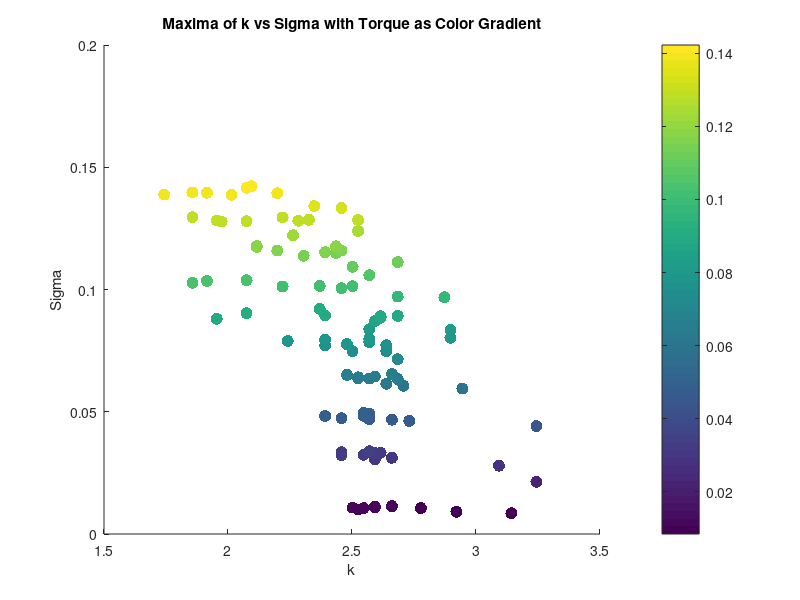

Write MATLAB code to recreate this figure. (Note: this script raises an error after producing the figure.)
clear all;
close all;


%% Torque Analysis
load('maxima_data.mat');
scatter( maxima_sigma.^2, torque_values, 75, torque_values, 'filled');
xlabel('k');
ylabel('Sigma');
title('Maxima of k vs Sigma with Torque as Color Gradient');
%Lable the colorbar as Torque
cbar = colorbar;
cbar.Label.String = 'Torque';
cbar.Label.FontSize = 14;
cbar.FontSize = 14;
colormap(jet); % Use a colormap that is suitable for continuous data
caxis([min(torque_values) max(torque_values)]);


% grid on;
% % K means clustering of torque into 10 clusters, taking mean of each cluster k, sigma and corr too
% [cluster_idx, cluster_centers] = kmeans(torque_values', 10);
% % Take the mean of each cluster
% torque_means = zeros(10, 1);
% torque_stds = zeros(10, 1);
% sigma_means = zeros(10, 1);
% sigma_stds = zeros(10, 1);
% k_means = zeros(10, 1);
% corr_means = zeros(10, 1);
% for i = 1:10
%     torque_means(i) = mean(torque_values(cluster_idx == i));
%     torque_stds(i) = std(torque_values(cluster_idx == i));
%     sigma_means(i) = mean(maxima_sigma(cluster_idx == i));
%     k_means(i) = mean(maxima_k(cluster_idx == i));
%     corr_means(i) = mean(maxima_corr(cluster_idx == i));
%     sigma_stds(i) = std(maxima_sigma(cluster_idx == i));
% end
% % Plot the clusters
% figure;
% scatter(k_means, sigma_means, 50, torque_means, 'filled');
% xlabel('k');
% ylabel('Sigma');
% zlabel('Torque');
% title('Clustered Maxima of k vs Sigma with Torque as Color Gradient');
% colorbar;
% grid on;
% % Ensure data is sorted for polyfit
% [sigma_sorted, sort_idx] = sort(maxima_sigma);
% torque_sorted = torque_values(sort_idx);
% % Display correlation between torque and sigma
% disp('Correlation between Torque and Sigma:');
% disp(corr(torque_sorted', sigma_sorted'));
% % Display correlation between torque and sigma^2
% disp('Correlation between Torque and Sigma^2:');
% disp(corr(torque_sorted', sigma_sorted'.^2));
% % Polyfit for sigma vs torque (order 1 and 2)
% p1_sigma = polyfit(sigma_sorted, torque_sorted, 1);
% % Calculate fitted values and normalized MSE for sigma vs torque
% fitted_torque_p1_sigma = polyval(p1_sigma, sigma_sorted);
% mse_p1_sigma = mean((torque_sorted - fitted_torque_p1_sigma).^2);
% nmse_p1_sigma = mse_p1_sigma / var(torque_sorted);
% % Display results for sigma vs torque
% disp('Sigma vs Torque:');
% disp(['Order 1 nMSE: ', num2str(nmse_p1_sigma)]);
% %display correlation between torque and sigma
% % Plot for sigma vs torque with polynomial fits (first instance)
% figure;
% scatter(sigma_sorted, torque_sorted, 50, 'filled','DisplayName', 'Data');
% hold on;
% plot(sigma_sorted, fitted_torque_p1_sigma, '-r', 'DisplayName', ...
%     ['Order 1 Fit: y = ', num2str(p1_sigma(1)), 'x + ', num2str(p1_sigma(2)), ...
%     ', nMSE = ', num2str(nmse_p1_sigma)]);
% xlabel('Sigma');
% ylabel('Torque');
% title('Sigma vs Torque with Polynomial Fits');
% grid on;

% %Plot means of sigma as bar plot with variance as error bars
% figure;
% [sorted_sigma_means,idx] = sort(sigma_means);
% sorted_sigma_stds = sigma_stds(idx);
% bar(sorted_sigma_means.^2, 'FaceColor', [0.2 0.6 0.8], 'EdgeColor', 'k', 'LineWidth', 1.5);
% % Set the x-ticks to the cluster indices
% hold on;
% errorbar(sorted_sigma_means.^2,sorted_sigma_stds, 'k.', 'LineWidth', 1.5);
% ylim([1.95 2.85]);

% xlabel('Torque Number');
% ylabel('Mean Sigma^2');

% %Same Bar plot with torque means
% figure;
% [sorted_torque_means,idx_torque] = sort(torque_means);
% bar(sorted_torque_means, 'FaceColor', [0.2 0.6 0.8], 'EdgeColor', 'k', 'LineWidth', 1.5);
% hold on;
% errorbar(sorted_torque_means, torque_stds(idx_torque), 'k.', 'LineWidth', 1.5);
% xlabel('Torque Number');
% ylabel('Mean Torque');
% title('Mean Torque for Each Cluster with Error Bars');



% % Ensure data is sorted for polyfit
% [sigma_sorted, sort_idx] = sort(sigma_means);
% torque_sorted = torque_means(sort_idx);
% %Display correlation between torque and sigma
% disp('Correlation between Torque and Sigma:');
% disp(corr(torque_sorted, sigma_sorted));
% %Display correlation between torque and sigma^2
% disp('Correlation between Torque and Sigma^2:');
% disp(corr(torque_sorted, sigma_sorted.^2));
% % Polyfit for sigma vs torque (order 1 and 2)
% p1_sigma = polyfit(sigma_sorted, torque_sorted, 1);
% p2_sigma = polyfit(sigma_sorted, torque_sorted, 2);
% % Calculate zitted values and normalized MSE for sigma vs torque
% fitted_torque_p1_sigma = polyval(p1_sigma, sigma_sorted);
% fitted_torque_p2_sigma = polyval(p2_sigma, sigma_sorted);
% mse_p1_sigma = mean((torque_sorted - fitted_torque_p1_sigma).^2);
% mse_p2_sigma = mean((torque_sorted - fitted_torque_p2_sigma).^2);
% nmse_p1_sigma = mse_p1_sigma / var(torque_sorted);
% nmse_p2_sigma = mse_p2_sigma / var(torque_sorted);
% % Display results for sigma vs torque
% disp('Sigma vs Torque:');
% disp(['Order 1 nMSE: ', num2str(nmse_p1_sigma)]);
% disp(['Order 2 nMSE: ', num2str(nmse_p2_sigma)]);
% % Plot for sigma vs torque with polynomial fits (second instance)
% figure;
% scatter(sigma_sorted, torque_sorted, 50, 'filled', 'DisplayName', 'Data');
% hold on;
% % plot(sigma_sorted, fitted_torque_p1_sigma, '-r', 'DisplayName', ...
% %     ['Order 1 Fit: y = ', num2str(p1_sigma(1)), 'x + ', num2str(p1_sigma(2)), ...
% %     ', nMSE = ', num2str(nmse_p1_sigma)]);
% % plot(sigma_sorted, fitted_torque_p2_sigma, '--g', 'DisplayName', ...
% %     ['Order 2 Fit: y = ', num2str(p2_sigma(1)), 'x^2 + ', num2str(p2_sigma(2)), ...
% %     'x + ', num2str(p2_sigma(3)), ', nMSE = ', num2str(nmse_p2_sigma)]);
% xlabel('Sigma');
% ylabel('Torque');
% title('Sigma vs Torque with Polynomial Fits');
% grid on;



% %% Diameter Analysis
% % Saved as diameter_value, k_values(max_k_idx), sigma_values(max_sigma_idx), max_val
% load('maxima_data_Diam.mat');
% figure;
% load('maxima_data.mat');
% scatter(maxima_matrix(:, 2), maxima_matrix(:, 3), 75, maxima_matrix(:, 1), 'filled');
% xlabel('k');
% ylabel('Sigma');
% title('Characteristic K and Sigma for all Diameters');
% %Lable the colorbar as Torque
% cbar = colorbar;
% cbar.Label.String = 'Diameter';
% cbar.Label.FontSize = 14;
% cbar.FontSize = 14;
% colormap(jet); % Use a colormap that is suitable for continuous data
% caxis([min(maxima_matrix(:,1)) max(maxima_matrix(:, 1))]);
% grid on;


% % K vs d
% % Ensure data is sorted for polyfit
% [k_sorted, sort_idx] = sort(maxima_matrix(:, 2));
% d_sorted = maxima_matrix(sort_idx, 1);
% % Display correlation between d and k
% disp('Correlation between Diameter and k:');
% disp(corr(d_sorted, k_sorted));

% %plot for k vs diam with polynomial fits
% figure;
% scatter(k_sorted, d_sorted, 50, 'filled', 'DisplayName', 'Data');
% grid on;
% hold on;
% p1_k = polyfit(k_sorted, d_sorted, 1);
% fitted_d_p1_k = polyval(p1_k, k_sorted);
% mse_p1_k = mean((d_sorted - fitted_d_p1_k).^2);
% nmse_p1_k = mse_p1_k / var(d_sorted);
% disp('Diameter vs k:');
% disp(['Order 1 nMSE: ', num2str(nmse_p1_k)]);
% % plot(k_sorted, fitted_d_p1_k, '-r', 'DisplayName', ...
% %     ['Order 1 Fit: y = ', num2str(p1_k(1)), 'x + ', num2str(p1_k(2)), ...
% %     ', nMSE = ', num2str(nmse_p1_k)]);
% xlabel('k');
% ylabel('Diameter');
% title('k vs Diameter with Polynomial Fits');


% % Compute mean and std of sigma for each unique diameter
% unique_diameters = unique(maxima_matrix(:, 1));
% sigma_means_diameter = zeros(size(unique_diameters));
% sigma_stds_diameter = zeros(size(unique_diameters));

% for i = 1:length(unique_diameters)
%     sigma_values_for_diameter = maxima_matrix(maxima_matrix(:, 1) == unique_diameters(i), 3);
%     sigma_means_diameter(i) = mean(sigma_values_for_diameter);
%     sigma_stds_diameter(i) = std(sigma_values_for_diameter);
%     torque_values_for_diameter = maxima_matrix(maxima_matrix(:, 1) == unique_diameters(i), 4);
%     mean_torque_for_diameter(i) = mean(torque_values_for_diameter);
%     std_torque_for_diameter(i) = std(torque_values_for_diameter);
%     k_values_for_diameter = maxima_matrix(maxima_matrix(:, 1) == unique_diameters(i), 2);
%     mean_k_for_diameter(i) = mean(k_values_for_diameter);
%     std_k_for_diameter(i) = std(k_values_for_diameter);
% end

% %Scatter of mean k vs mean diameter
% figure;
% scatter(mean_k_for_diameter, unique_diameters, 75, 'filled', 'DisplayName', 'Data');
% xlabel('Mean k');
% ylabel('Mean Diameter');
% title('Mean k vs Mean Diameter');
% grid on;
% hold on;


% % Bar plot of mean sigma with error bars for each diameter
% figure;
% bar(unique_diameters, sigma_means_diameter, 'FaceColor', [0.2 0.6 0.8], 'EdgeColor', 'k', 'LineWidth', 1.5);
% hold on;
% errorbar(unique_diameters, sigma_means_diameter, sigma_stds_diameter, 'k.', 'LineWidth', 1.5);
% xlabel('Diameter');
% ylabel('Mean Sigma');
% title('Mean Sigma for Each Diameter with Error Bars');
% grid on;

% figure;
% % Bar plot of mean torque with error bars for each diameter
% bar(unique_diameters, mean_torque_for_diameter, 'FaceColor', [0.2 0.6 0.8], 'EdgeColor', 'k', 'LineWidth', 1.5);
% hold on;
% errorbar(unique_diameters, mean_torque_for_diameter, std_torque_for_diameter, 'k.', 'LineWidth', 1.5);
% xlabel('Diameter'); 
% ylabel('Mean Torque');
% title('Mean Torque for Each Diameter with Error Bars');
% grid on;
